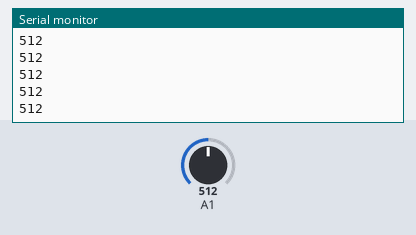
A sketch run on a simulated Arduino Uno, built for the host (arithmetic inside an expression is 32-bit, double 64-bit). Shown: the last lines printed to the serial monitor. Inputs (shaded band) come from the test bench; at power-on: A1 = 512.

Above: at 1.2 s.
1.3 s: A1 set to 716
At 2.3 s:
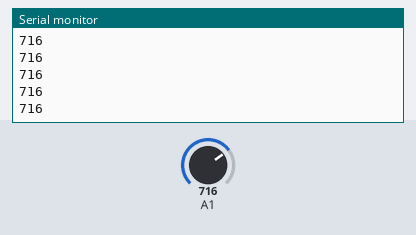
2.8 s: A1 set to 900
At 3.9 s:
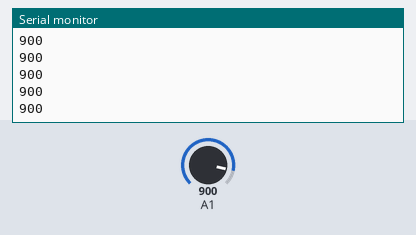
Timing chart, 0 to 5.8 s (numbered marks = the images above; inputs shaded):
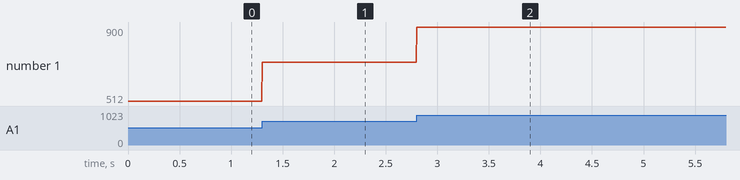

Measured:
- after the input at 1.3 s, the serial monitor: prints a new line at once (image 1)
- after the input at 2.8 s, the serial monitor: prints a new line at once (image 2)
- plotted number 1: 512 → 716 after the input at 1.3 s, 716 → 900 after the input at 2.8 s

The sketch:

adc_register.ino
```cpp
int digital;
void setup() {
 // put your setup code here, to run once:
 Serial.begin(9600);
 ADMUX |= (1 << REFS0); //Ref V
 ADMUX |= (1 << MUX0); //Input Channel ADC1(PortC1)
 ADCSRA |= (1 << ADEN); //Enable the ADC
 ADCSRA |= (1 << ADSC); //Start Conversion
 ADCSRA |= (1 << ADATE); //Enable Auto trigger
 ADCSRA |= (1 << ADIE); //Enable interrupt
 //Prescaler
 ADCSRA |= (1 << ADPS2);
 ADCSRA |= (1 << ADPS1);
}
void loop() {
 // write ’1′ to ADSC to start conversion
 ADCSRA |= (1<<ADSC);
 // wait for conversion to complete
 // ADSC becomes ’0′ again
 // till then, run loop continuously
 while(ADCSRA & (1<<ADSC));
 digital = ADC;
 Serial.println(digital);
}
```
